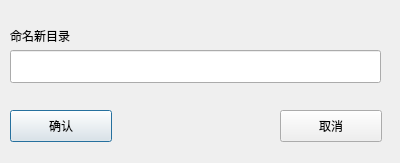
<?xml version="1.0" encoding="UTF-8"?>
<ui version="4.0">
 <class>Naming</class>
 <widget class="QDialog" name="Naming">
  <property name="geometry">
   <rect>
    <x>0</x>
    <y>0</y>
    <width>400</width>
    <height>163</height>
   </rect>
  </property>
  <property name="windowTitle">
   <string>命名</string>
  </property>
  <widget class="CaptionLabel" name="CaptionLabel">
   <property name="geometry">
    <rect>
     <x>10</x>
     <y>20</y>
     <width>111</width>
     <height>31</height>
    </rect>
   </property>
   <property name="text">
    <string>命名新目录</string>
   </property>
  </widget>
  <widget class="LineEdit" name="NameEdit">
   <property name="geometry">
    <rect>
     <x>10</x>
     <y>50</y>
     <width>371</width>
     <height>33</height>
    </rect>
   </property>
  </widget>
  <widget class="PushButton" name="Confirm">
   <property name="geometry">
    <rect>
     <x>10</x>
     <y>110</y>
     <width>102</width>
     <height>32</height>
    </rect>
   </property>
   <property name="text">
    <string>确认</string>
   </property>
  </widget>
  <widget class="PushButton" name="Cancel">
   <property name="geometry">
    <rect>
     <x>280</x>
     <y>110</y>
     <width>102</width>
     <height>32</height>
    </rect>
   </property>
   <property name="text">
    <string>取消</string>
   </property>
  </widget>
 </widget>
 <customwidgets>
  <customwidget>
   <class>PushButton</class>
   <extends>QPushButton</extends>
   <header>qfluentwidgets</header>
  </customwidget>
  <customwidget>
   <class>CaptionLabel</class>
   <extends>QLabel</extends>
   <header>qfluentwidgets</header>
  </customwidget>
  <customwidget>
   <class>LineEdit</class>
   <extends>QLineEdit</extends>
   <header>qfluentwidgets</header>
  </customwidget>
 </customwidgets>
 <resources/>
 <connections/>
</ui>
